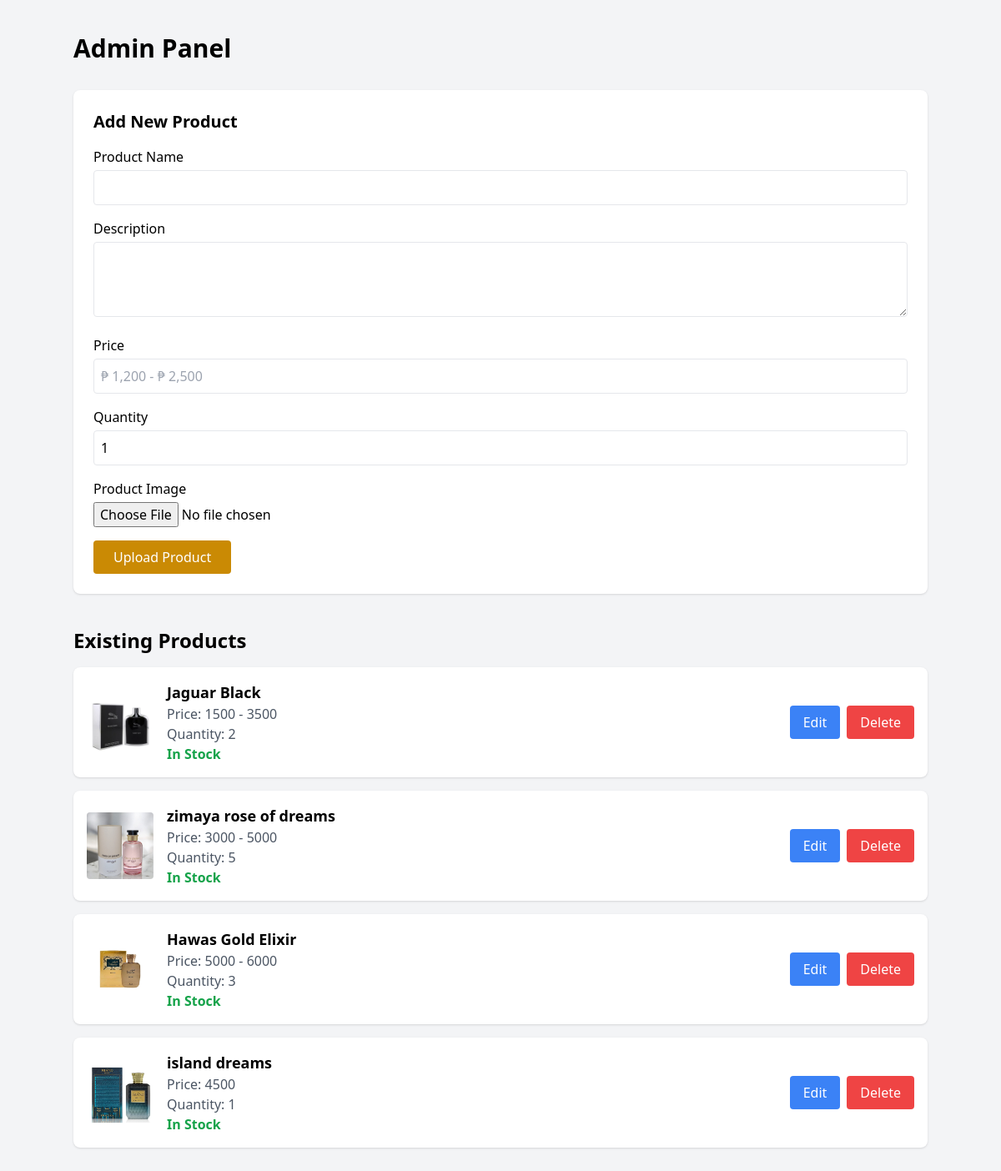
The app's page /admin/index.php with its own data.
### tables this page shows
CREATE TABLE `products` (
  `id` int(11) NOT NULL,
  `name` varchar(255) NOT NULL,
  `description` text NOT NULL,
  `price` varchar(100) NOT NULL,
  `image` varchar(255) NOT NULL,
  `created_at` timestamp NOT NULL DEFAULT current_timestamp(),
  `updated_at` timestamp NOT NULL DEFAULT current_timestamp() ON UPDATE current_timestamp(),
  `quantity` int(11) DEFAULT 0
);

### admin/index.php (the view, shortened to what this page needs)
<?php
require_once("../config/db.php");
?>
<!DOCTYPE html>
<html>
<head>
    <script src="https://cdn.tailwindcss.com"></script>
</head>
<body class="bg-gray-100 min-h-screen p-10">
<div class="max-w-5xl mx-auto">
    <h1 class="text-3xl font-bold mb-8">Admin Panel</h1>
    <div class="bg-white p-6 rounded-lg shadow mb-10">
        <h2 class="text-xl font-semibold mb-4">Add New Product</h2>
        <form action="upload.php" method="POST" enctype="multipart/form-data">
            <div class="mb-4">
                <label class="block mb-1 font-medium">Product Name</label>
                <input type="text" name="name" class="w-full border p-2 rounded" required>
            </div>
            <div class="mb-4">
                <label class="block mb-1 font-medium">Description</label>
                <textarea name="description" class="w-full border p-2 rounded" rows="3" required></textarea>
            </div>
            <div class="mb-4">
                <label class="block mb-1 font-medium">Price</label>
                <input type="text" name="price" class="w-full border p-2 rounded" placeholder="₱ 1,200 - ₱ 2,500" required>
            </div>
            <div class="mb-4">
                <label class="block mb-1 font-medium">Quantity</label>
                <input type="number" name="quantity" class="w-full border p-2 rounded" min="0" value="1" required>
            </div>
            <div class="mb-4">
                <label class="block mb-1 font-medium">Product Image</label>
                <input type="file" name="image" accept="image/*" class="w-full" required>
            </div>
            <button type="submit" class="bg-yellow-600 text-white px-6 py-2 rounded hover:bg-yellow-700">
                Upload Product
            </button>
        </form>
    </div>
    <h2 class="text-2xl font-bold mb-4">Existing Products</h2>
    <?php
    $stmt = $conn->prepare("SELECT * FROM products ORDER BY id DESC");
    $stmt->execute();
    $result = $stmt->get_result();
    while($row = $result->fetch_assoc()):
        $status = $row['quantity'] > 0 ? "In Stock" : "Out of Stock";
        $statusColor = $row['quantity'] > 0 ? "text-green-600" : "text-red-600";
    ?>
        <div class="bg-white p-4 mb-4 rounded-lg shadow flex justify-between items-center">
            <div class="flex items-center gap-4">
                <img src="../uploads/<?php echo htmlspecialchars($row['image']); ?>"
                     class="w-20 h-20 object-cover rounded">
                <div>
                    <h3 class="font-bold text-lg"><?php echo htmlspecialchars($row['name']); ?></h3>
                    <p class="text-gray-600">Price: <?php echo htmlspecialchars($row['price']); ?></p>
                    <p class="text-gray-600">Quantity: <?php echo $row['quantity']; ?></p>
                    <p class="<?php echo $statusColor; ?> font-semibold"><?php echo $status; ?></p>
                </div>
            </div>
            <div class="flex gap-2">
                <button onclick="openEditModal(<?php echo $row['id']; ?>, '<?php echo htmlspecialchars($row['price'], ENT_QUOTES); ?>', <?php echo $row['quantity']; ?>)"
                        class="bg-blue-500 text-white px-4 py-2 rounded hover:bg-blue-600 transition">
                    Edit
                </button>
                <button onclick="confirmDelete(<?php echo $row['id']; ?>, '<?php echo htmlspecialchars($row['name'], ENT_QUOTES); ?>')"
                        class="bg-red-500 text-white px-4 py-2 rounded hover:bg-red-600 transition">
                    Delete
                </button>
            </div>
        </div>
    <?php endwhile; ?>
</div>
</body>
</html>

### records on screen
products: image (picture), name "Jaguar Black", price "1500 - 3500", quantity "2", quantity "In Stock"
products: image (picture), name "zimaya rose of dreams", price "3000 - 5000", quantity "5", quantity "In Stock"
products: image (picture), name "Hawas Gold Elixir", price "5000 - 6000", quantity "3", quantity "In Stock"
products: image (picture), name "island dreams", price "4500", quantity "1", quantity "In Stock"
